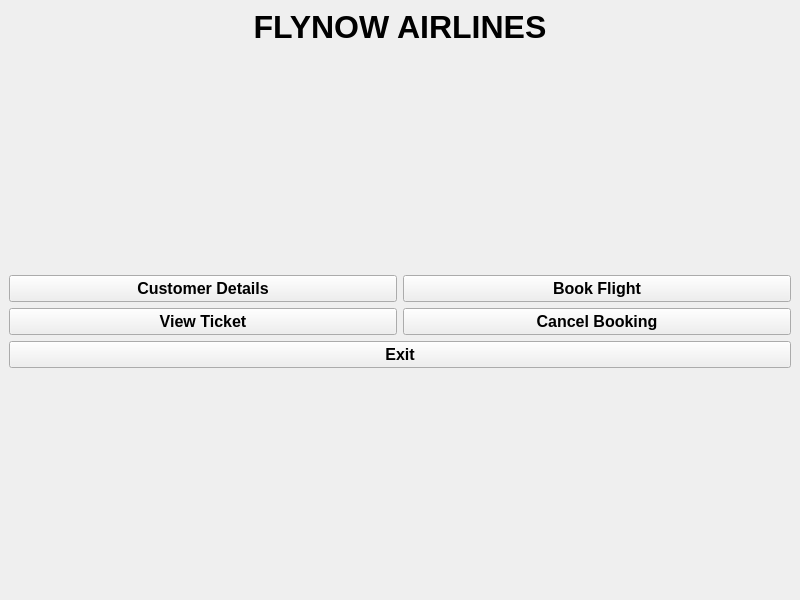
<?xml version="1.0" encoding="UTF-8"?>
<ui version="4.0">
 <class>MainWindow</class>
 <widget class="QMainWindow" name="MainWindow">
  <property name="geometry">
   <rect>
    <x>0</x>
    <y>0</y>
    <width>800</width>
    <height>600</height>
   </rect>
  </property>
  <property name="windowTitle">
   <string>FLYNOW Airlines</string>
  </property>
  <widget class="QWidget" name="centralwidget">
   <layout class="QVBoxLayout" name="verticalLayout">
    <item>
     <widget class="QLabel" name="titleLabel">
      <property name="text">
       <string>FLYNOW AIRLINES</string>
      </property>
      <property name="alignment">
       <set>Qt::AlignCenter</set>
      </property>
      <property name="font">
       <font>
        <pointsize>24</pointsize>
        <weight>75</weight>
        <bold>true</bold>
       </font>
      </property>
     </widget>
    </item>
    <item>
     <spacer name="verticalSpacer">
      <property name="orientation">
       <enum>Qt::Vertical</enum>
      </property>
      <property name="sizeHint" stdset="0">
       <size>
        <width>20</width>
        <height>40</height>
       </size>
      </property>
     </spacer>
    </item>
    <item>
     <layout class="QGridLayout" name="gridLayout">
      <item row="0" column="0">
       <widget class="QPushButton" name="customerButton">
        <property name="text">
         <string>Customer Details</string>
        </property>
        <property name="font">
         <font>
          <pointsize>12</pointsize>
          <weight>75</weight>
          <bold>true</bold>
         </font>
        </property>
       </widget>
      </item>
      <item row="0" column="1">
       <widget class="QPushButton" name="bookingButton">
        <property name="text">
         <string>Book Flight</string>
        </property>
        <property name="font">
         <font>
          <pointsize>12</pointsize>
          <weight>75</weight>
          <bold>true</bold>
         </font>
        </property>
       </widget>
      </item>
      <item row="1" column="0">
       <widget class="QPushButton" name="viewTicketButton">
        <property name="text">
         <string>View Ticket</string>
        </property>
        <property name="font">
         <font>
          <pointsize>12</pointsize>
          <weight>75</weight>
          <bold>true</bold>
         </font>
        </property>
       </widget>
      </item>
      <item row="1" column="1">
       <widget class="QPushButton" name="cancelButton">
        <property name="text">
         <string>Cancel Booking</string>
        </property>
        <property name="font">
         <font>
          <pointsize>12</pointsize>
          <weight>75</weight>
          <bold>true</bold>
         </font>
        </property>
       </widget>
      </item>
      <item row="2" column="0" colspan="2">
       <widget class="QPushButton" name="exitButton">
        <property name="text">
         <string>Exit</string>
        </property>
        <property name="font">
         <font>
          <pointsize>12</pointsize>
          <weight>75</weight>
          <bold>true</bold>
         </font>
        </property>
       </widget>
      </item>
     </layout>
    </item>
    <item>
     <spacer name="verticalSpacer_2">
      <property name="orientation">
       <enum>Qt::Vertical</enum>
      </property>
      <property name="sizeHint" stdset="0">
       <size>
        <width>20</width>
        <height>40</height>
       </size>
      </property>
     </spacer>
    </item>
   </layout>
  </widget>
 </widget>
 <resources/>
 <connections>
  <connection>
   <sender>customerButton</sender>
   <signal>clicked()</signal>
   <receiver>MainWindow</receiver>
   <slot>on_customerButton_clicked()</slot>
  </connection>
  <connection>
   <sender>bookingButton</sender>
   <signal>clicked()</signal>
   <receiver>MainWindow</receiver>
   <slot>on_bookingButton_clicked()</slot>
  </connection>
  <connection>
   <sender>viewTicketButton</sender>
   <signal>clicked()</signal>
   <receiver>MainWindow</receiver>
   <slot>on_viewTicketButton_clicked()</slot>
  </connection>
  <connection>
   <sender>cancelButton</sender>
   <signal>clicked()</signal>
   <receiver>MainWindow</receiver>
   <slot>on_cancelButton_clicked()</slot>
  </connection>
  <connection>
   <sender>exitButton</sender>
   <signal>clicked()</signal>
   <receiver>MainWindow</receiver>
   <slot>on_exitButton_clicked()</slot>
  </connection>
 </connections>
 <slots>
  <slot>on_customerButton_clicked()</slot>
  <slot>on_bookingButton_clicked()</slot>
  <slot>on_viewTicketButton_clicked()</slot>
  <slot>on_cancelButton_clicked()</slot>
  <slot>on_exitButton_clicked()</slot>
 </slots>
</ui>
